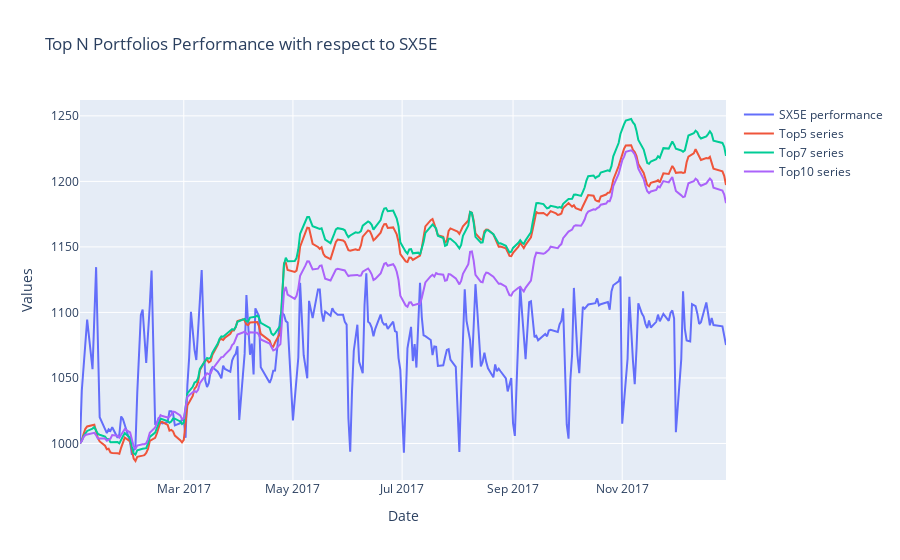

Source (notebook cell):
### Code cell
plot_portfolios(portfolio_series_LSTM, index_perf = test_index_series)

### Figure 1 — Plotly figure (JSON) as saved in the notebook; plotly's stock layout.template omitted (floating-point values rounded to 4 significant figures; data arrays with more than 128 entries replaced by an {"elided": "..."} marker saying what was removed)
{"data": [{"mode": "lines", "name": "SX5E performance", "type": "scatter", "x": {"elided": "251 str values"}, "y": {"elided": "251 float values"}}, {"mode": "lines", "name": "Top5 series", "type": "scatter", "x": {"elided": "254 str values"}, "y": {"elided": "254 float values"}}, {"mode": "lines", "name": "Top7 series", "type": "scatter", "x": {"elided": "254 str values"}, "y": {"elided": "254 float values"}}, {"mode": "lines", "name": "Top10 series", "type": "scatter", "x": {"elided": "254 str values"}, "y": {"elided": "254 float values"}}], "layout": {"title": {"text": "Top N Portfolios Performance with respect to SX5E"}, "xaxis": {"title": {"text": "Date"}}, "yaxis": {"title": {"text": "Values"}}}}
